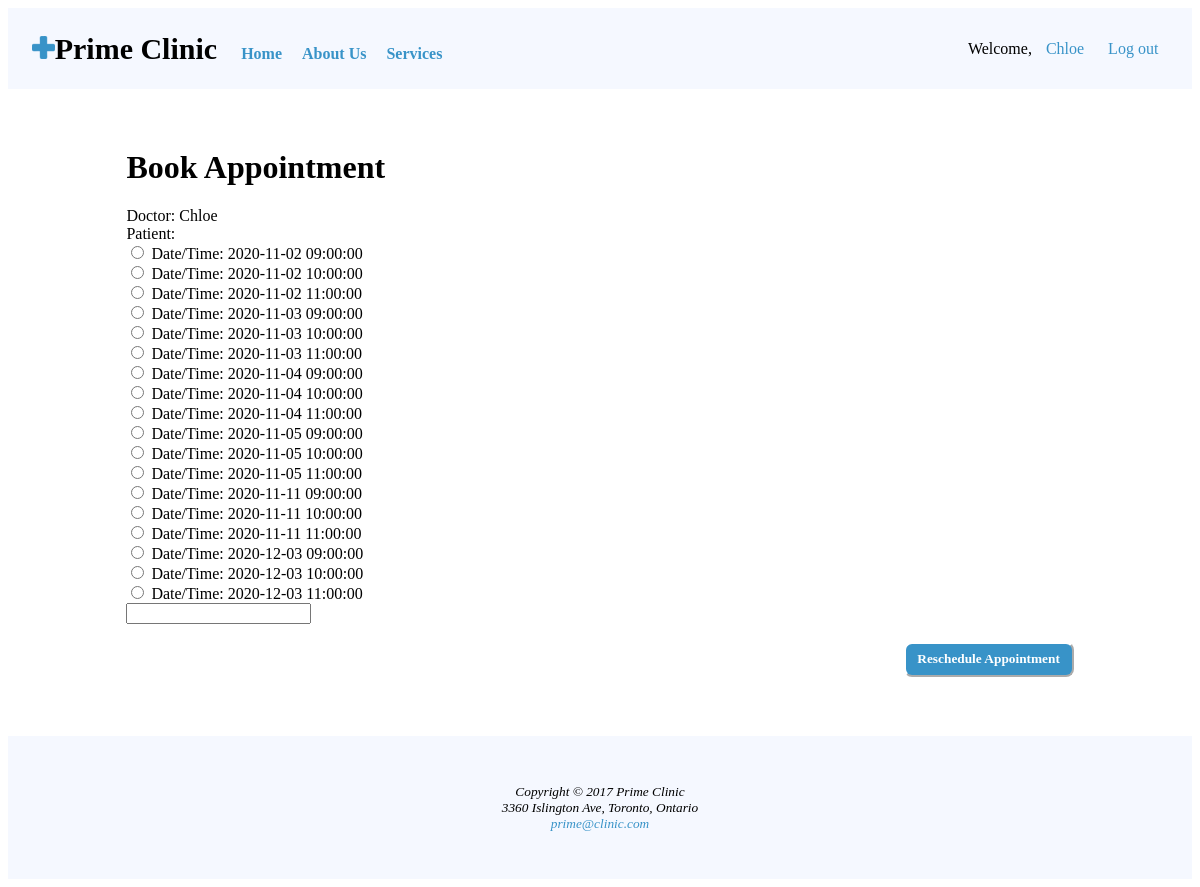
The app's page /drappointment.php (signed in) with its own data.
### tables this page shows
CREATE TABLE availableslots(
	SlotID INT(10) UNSIGNED NOT NULL AUTO_INCREMENT PRIMARY KEY,
	DoctorID INT(10),
	DoctorName VARCHAR(30),
	SlotDate DATE,
	SlotTime TIME
	);

### drappointment.php (the view, shortened to what this page needs)
<?php include "nav.php";
$chosenDoctor=$_SESSION['valid_user'];
$currentPatient=$_POST['patient'];
include "dbconnect.php";
?>
<html>
<body>
<div id='content' style='text-align:left'>
     <h1>Book Appointment</h1>
     <form method="post" action="confirmation.php">
     Doctor: <?php echo $chosenDoctor."<br>";
     echo "Patient: ".$currentPatient."<br>";
$sql="SELECT * FROM availableslots WHERE DoctorName = '$chosenDoctor' ";
$result=$dbcnx->query($sql);
if ($result->num_rows >0) {
     while($row=$result->fetch_assoc()) {
          echo "<input type='radio' value=".$row[SlotID]." name='chosenSlot'>";
          echo "<label> Date/Time: ". $row[SlotDate]. " ". $row[SlotTime]."</label><br>";
     }
}
else {
     echo $chosenDoctor.", you have no other available slots.";
}
    echo "<input type='text' value='$currentPatient' name = 'patient'><br><br>";
     echo"<div style='text-align:right'><input type='submit' value='Reschedule Appointment' name = 'DoctorReschedApt' id='Register' style='width:170px;'></div>";
?></form>
	 </div>
</body>
<footer>
	<small><i>Copyright &copy; 2017 Prime Clinic</i></small><br>
	<small><i>3360 Islington Ave, Toronto, Ontario</i></small><br>
	<small><i><a href="mailto:prime@clinic.com">prime@clinic.com</a></i></small>
  </footer>
</html>

### nav.php (shortened to what this page needs)
?><html lang="en">
<div id="head">
  <header>
    <p id="primeclinic"><img src="images/logo.png" width=23px alt="logo"><strong>Prime Clinic</strong></p>
    <nav><strong><a href="index.php" id="active">Home</a><a href="aboutus.php">About Us</a><a
          href="services.php">Services</a></strong></nav>
    <div id="buttons"><?php if (isset($_SESSION['valid_user'])) {
  if ($_SESSION['usertype']=='Patient') {
    echo "Welcome, <a href='userprofile.php'>".$_SESSION['valid_user']."</a> ";
    echo "<a href='logout.php'>Log out</a><br />";
  }
  else if ($_SESSION['usertype']=='Doctor') {
    echo "Welcome, <a href='drprofile.php'>".$_SESSION['valid_user']."</a> ";
    echo "<a href='logout.php'>Log out</a><br />";
  }
}
else {
  echo "<button id='Login' name='Login' onclick='location.href=\"login.php\"'>Login</button>";
  echo "<button id='Register' name='Register' onclick='location.href=\"register.php\"'>Register</button>";
}
?></div>
  </header>
</div>
</html>

### records on screen
availableslots: SlotDate "2020-11-02", SlotTime "09:00:00"
availableslots: SlotDate "2020-11-02", SlotTime "10:00:00"
availableslots: SlotDate "2020-11-02", SlotTime "11:00:00"
availableslots: SlotDate "2020-11-03", SlotTime "09:00:00"
availableslots: SlotDate "2020-11-03", SlotTime "10:00:00"
availableslots: SlotDate "2020-11-03", SlotTime "11:00:00"
availableslots: SlotDate "2020-11-04", SlotTime "09:00:00"
availableslots: SlotDate "2020-11-04", SlotTime "10:00:00"
availableslots: SlotDate "2020-11-04", SlotTime "11:00:00"
availableslots: SlotDate "2020-11-05", SlotTime "09:00:00"
availableslots: SlotDate "2020-11-05", SlotTime "10:00:00"
availableslots: SlotDate "2020-11-05", SlotTime "11:00:00"
availableslots: SlotDate "2020-11-11", SlotTime "09:00:00"
availableslots: SlotDate "2020-11-11", SlotTime "10:00:00"
availableslots: SlotDate "2020-11-11", SlotTime "11:00:00"
availableslots: SlotDate "2020-12-03", SlotTime "09:00:00"
availableslots: SlotDate "2020-12-03", SlotTime "10:00:00"
availableslots: SlotDate "2020-12-03", SlotTime "11:00:00"

### other values on screen
$_SESSION['valid_user'] "Chloe"
$chosenDoctor "Chloe"
